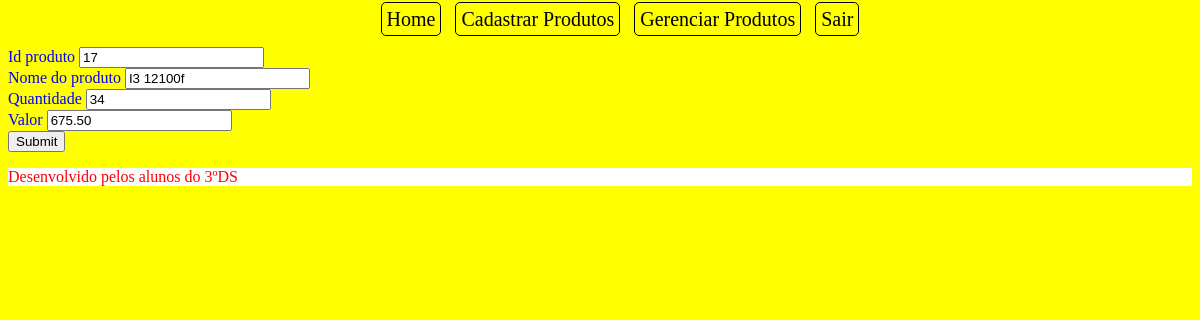
Page /upd_prod.php?id=17 (signed in) on the committed database.
### tables this page shows
CREATE TABLE produtos (
  id mediumint(5) NOT NULL,
  nome varchar(25) NOT NULL,
  quant tinyint(2) NOT NULL,
  valor float(7,2) NOT NULL,
  categoria smallint(2) NOT NULL,
  foto varchar(50) NOT NULL
);

### upd_prod.php (the view, shortened to what this page needs)
<?php
include('topo.php');
$id = $_GET['id'];
$conexao = mysqli_connect('localhost','root','','comercio');
$sql = "SELECT * FROM produtos WHERE id=$id";
$executar = mysqli_query($conexao, $sql);
$res = mysqli_fetch_array($executar);
?>
    <form action="atualizar.php" method="post">
        Id produto <input type="text" name="id"
        value="<?php echo $res['id'];?>" readonly><br>
        Nome do produto <input type="text" name="nome"
        value="<?php echo $res['nome'];?>"><br>
        Quantidade <input type="text" name="quant"
        value="<?php echo $res['quant'];?>"><br>
        Valor <input type="text" name="valor"
        value="<?php echo $res['valor'];?>"><br>
        <input type="submit">
    </form>

### topo.php (style rules this page uses)
body { color:blue; background-color:yellow; }
p { color:red; background-color:white; }

### rows in the picture
produtos: id "17", nome "I3 12100f", quant "34", valor "675.50"
